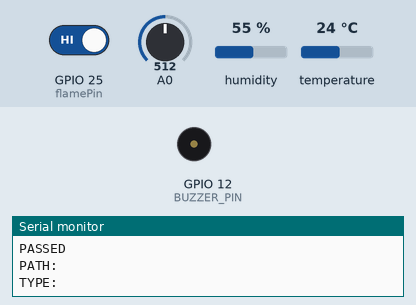
A sketch run on a simulated ESP8266 (NodeMCU). On the bench: buzzer (waves = sounding, pin HIGH), the last lines printed to the serial monitor. The test bench sets the inputs (shaded band); at power-on: temperature 24 °C, A0 = 512, GPIO 25 (flamePin) HIGH, humidity 55 %. WiFi joins after 1.5 s; servers stay silent unless stated.

Above: at 2.8 s.
2.9 s: temperature set to 29.3 °C
5.3 s: temperature set to 30.5 °C
At 7.6 s:
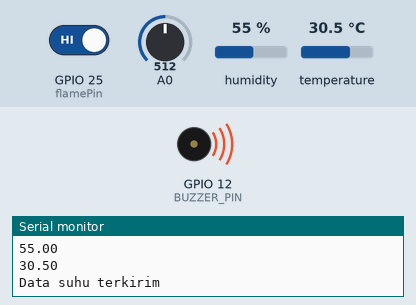
11.6 s: temperature set to 12 °C
At 14.4 s:
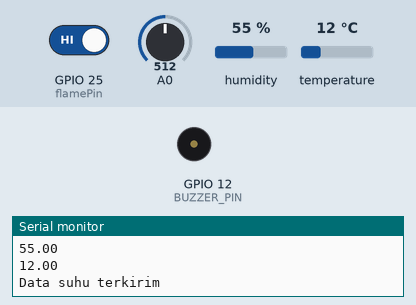
14.9 s: temperature set to 33 °C
At 17.0 s:
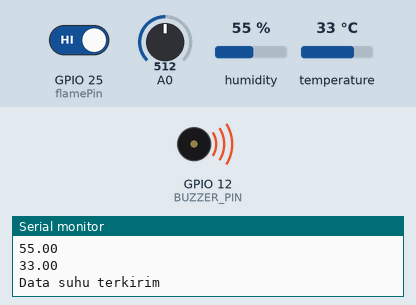
Timing chart, 0 to 21.3 s (numbered marks = the images above; inputs shaded):
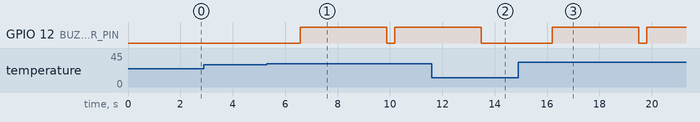

Measured:
- the behaviour switches between 29.9 and 30 °C on temperature (found by bisection; images 0 and 1)
- after the input at 5.3 s, GPIO 12 (BUZZER_PIN): LOW → HIGH after 1.3 s, → LOW 3.3 s later, → HIGH 0.31 s later
- after the input at 11.6 s, GPIO 12 (BUZZER_PIN): goes on until 13.5 s, then stays LOW
- after the input at 14.9 s, GPIO 12 (BUZZER_PIN): LOW → HIGH after 1.3 s, → LOW 3.3 s later, → HIGH 0.31 s later

The sketch:

code.ino
```cpp
#include <Arduino.h>
#if defined(ESP32)
#include <WiFi.h>
#elif defined(ESP8266)
#include <ESP8266WiFi.h>
#endif
#include <Firebase_ESP_Client.h>
#include <DHT.h>
#include "addons/TokenHelper.h"
#include "addons/RTDBHelper.h"

#define dhtPin 32
#define flamePin 25
#define MQ_PIN 34
#define dhtType DHT22
#define API_key "";         // Project Setting/Web API Key
#define DbUrl "";          // Realtime Db = https://.......asia-southeast1.firebasedatabase.app/
#define ssid "Zy"         // SSID Wifi
#define pass "password2" // Pw nya
#define RL_VALUE 5
#define RO_CLEAN_AIR_FACTOR 9.83
#define CALIBARAION_SAMPLE_TIMES 50
#define CALIBRATION_SAMPLE_INTERVAL 500
#define READ_SAMPLE_INTERVAL 50
#define READ_SAMPLE_TIMES 5

#define BUZZER_PIN 12

FirebaseData fbdo;
FirebaseAuth auth;
FirebaseConfig config;

bool buzzerActive = false;

//float Ro = 10;
String flameStatus;
unsigned long prevMillis = 0;
bool signUpOk = false;
DHT dht(dhtPin, dhtType);

int smokeValue=0;

void setup()
{
  Serial.begin(115200);
  pinMode(flamePin, INPUT);
  WiFi.begin(ssid, pass);
  Serial.print("Connecting...");
  while (WiFi.status() != WL_CONNECTED)
  {
    Serial.print(".");
    delay(200);
  }
  dht.begin();

  config.api_key = API_key;
  config.database_url = DbUrl;

  if (Firebase.signUp(&config, &auth, "", ""))
  {
    Serial.println("LoginOk");
    signUpOk = true;
  }
  else
  {
    Serial.printf("%s\n", config.signer.signupError.message.c_str());
  }

  config.token_status_callback = tokenStatusCallback;

  Firebase.begin(&config, &auth);
  Firebase.reconnectWiFi(true);

  Serial.print("Sabar...\n");

  pinMode(BUZZER_PIN, OUTPUT);
  smokeValue = 0;
}

void loop()
{
  // put your main code here, to run repeatedly:
  if (Firebase.ready() && signUpOk && (millis() - prevMillis > 100 || prevMillis == 0))
  {
    Serial.print("ADc :");
    Serial.println(analogRead(MQ_PIN));
    prevMillis = millis();
    float h = dht.readHumidity();
    float t = dht.readTemperature();
    int                                                                                                                                                                                                                                                                                                                    flame = digitalRead(flamePin);

    smokeValue = analogRead(MQ_PIN);
    smokeValue = map(smokeValue, 0, 4095, 0, 100);


//    Serial.print(gas);
    Serial.println("ppm");

//    API STATUS
    if (flame == LOW)
    {
      flameStatus = "On";
    }
    else
    {
      flameStatus = "Off";
    }
    Serial.println(h);
    Serial.println(t);

//    SUHU
    if (Firebase.RTDB.setFloat(&fbdo, "detect/Suhu", t))
    {
      Serial.println("Data suhu terkirim");
      if (t >= 30)
      {
        activateAlarm();
        Serial.println("ALARM: Suhu tinggi terdeteksi!");
      }
      else
      {
        deactivateAlarm();
      }
    }
    else
    {
      Serial.println("Data Suhu gagal terkirim");
    }

//  Kelembaban
    if (Firebase.RTDB.setFloat(&fbdo, "detect/Kelembaban", h))
    {
      Serial.println("Data kelembaban terkirim");
    }
    else
    {
      Serial.println("Data kelembaban gagal terkirim");
    }
     // ASAP
    if (Firebase.RTDB.setInt(&fbdo, "detect/Asap", smokeValue)){
      Serial.println("PASSED");
      Serial.println("PATH: " + fbdo.dataPath());
      Serial.println("TYPE: " + fbdo.dataType());
      if (smokeValue >= 50) {
        activateAlarm();
        Serial.println("ALARM: Nilai asap tinggi terdeteksi!");
      } else {

        deactivateAlarm();
      }
    }
    else {
      Serial.println("FAILED");
      Serial.println("REASON: " + fbdo.errorReason());
    }

//    Api
    if (Firebase.RTDB.setString(&fbdo, "detect/Flame", flameStatus))
    {
      Serial.println("Data flame terkirim");
      if (flameStatus == "On")
      {
        activateAlarm();
      }
      else
      {
        deactivateAlarm();
      }
    }
    else
    {
      Serial.println("Data flame gagal terkirim");
    }

  }
}
//

void activateAlarm()
{
  if (!buzzerActive )
  {
    digitalWrite(BUZZER_PIN, HIGH);
    buzzerActive = true;
    delay(3000);
  }
}

void deactivateAlarm()
{
  if (buzzerActive)
  {
    digitalWrite(BUZZER_PIN, LOW);
    buzzerActive = false;
  }
}
```
